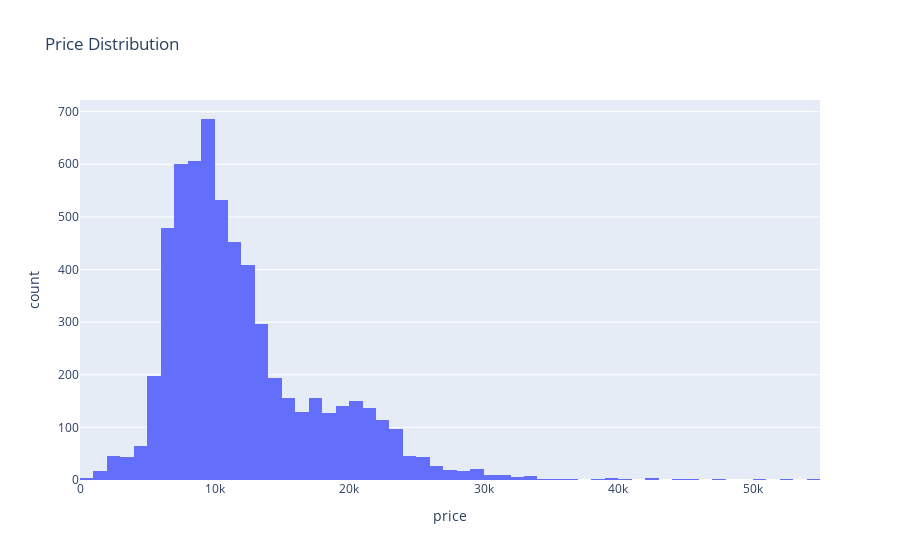

Write notebook code for a chart like this one.
### Markdown cell above
## visualization

### Code cell
# histogram
fig = px.histogram(df, x='price', nbins=100, title='Price Distribution')
fig.show()

### Figure 1 — Plotly figure (JSON) as saved in the notebook; plotly's stock layout.template omitted (floating-point values rounded to 4 significant figures; data arrays with more than 128 entries replaced by an {"elided": "..."} marker saying what was removed)
{"data": [{"alignmentgroup": "True", "bingroup": "x", "hovertemplate": "price=%{x}<br>count=%{y}<extra></extra>", "legendgroup": "", "marker": {"color": "#636efa", "pattern": {"shape": ""}}, "name": "", "nbinsx": 100, "offsetgroup": "", "orientation": "v", "showlegend": false, "type": "histogram", "x": {"elided": "6064 int values"}, "xaxis": "x", "yaxis": "y"}], "layout": {"barmode": "relative", "legend": {"tracegroupgap": 0}, "title": {"text": "Price Distribution"}, "xaxis": {"anchor": "y", "domain": [0, 1], "title": {"text": "price"}}, "yaxis": {"anchor": "x", "domain": [0, 1], "title": {"text": "count"}}}}
